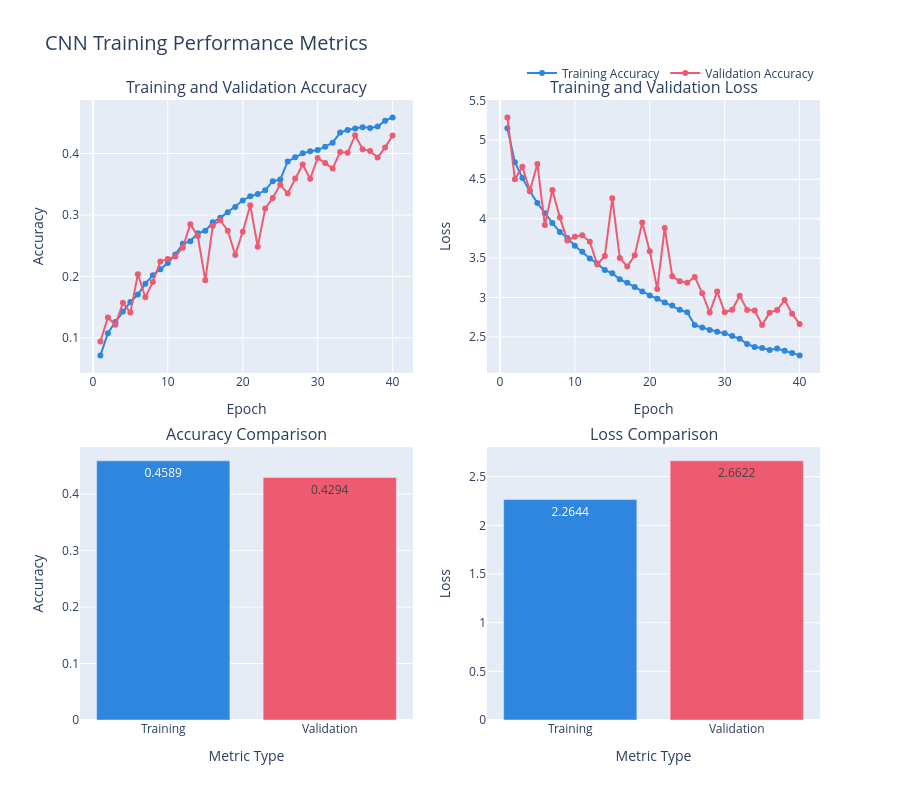
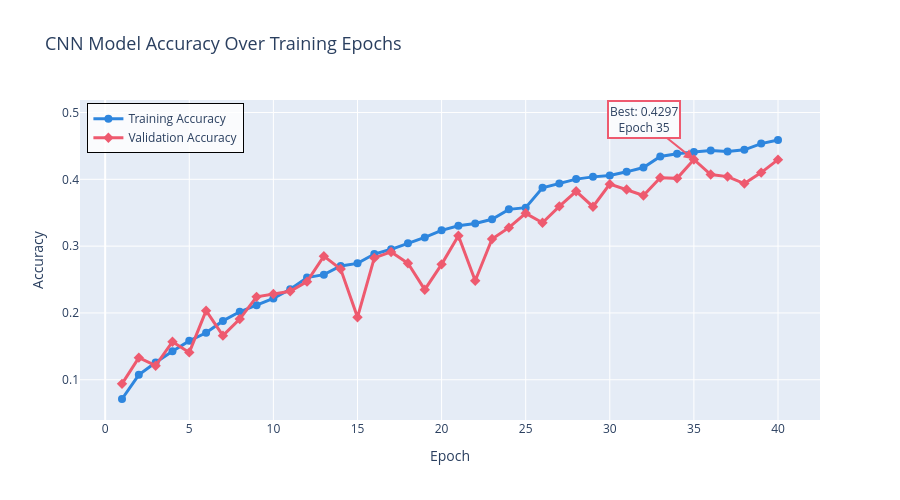

Notebook code cell kept with these figures, in order:
### Markdown cell above
CNN Training Visualisation

### Code cell
# Prepare data
history_df = pd.DataFrame(cnn_history.history)
history_df['epoch'] = range(1, len(history_df) + 1)

# Create subplots: 2 rows, 2 columns
fig = make_subplots(
    rows=2, cols=2,
    subplot_titles=(
        'Training and Validation Accuracy',
        'Training and Validation Loss',
        'Accuracy Comparison',
        'Loss Comparison'
    ),
    specs=[
        [{"secondary_y": False}, {"secondary_y": False}],
        [{"type": "bar"}, {"type": "bar"}]
    ],
    vertical_spacing=0.12,
    horizontal_spacing=0.1
)

# Plot 1: Accuracy over epochs (line chart)
fig.add_trace(
    go.Scatter(
        x=history_df['epoch'],
        y=history_df['accuracy'],
        mode='lines+markers',
        name='Training Accuracy',
        line=dict(color='#2E86DE', width=2),
        marker=dict(size=6)
    ),
    row=1, col=1
)

fig.add_trace(
    go.Scatter(
        x=history_df['epoch'],
        y=history_df['val_accuracy'],
        mode='lines+markers',
        name='Validation Accuracy',
        line=dict(color='#EE5A6F', width=2),
        marker=dict(size=6)
    ),
    row=1, col=1
)

# Plot 2: Loss over epochs (line chart)
fig.add_trace(
    go.Scatter(
        x=history_df['epoch'],
        y=history_df['loss'],
        mode='lines+markers',
        name='Training Loss',
        line=dict(color='#2E86DE', width=2),
        marker=dict(size=6),
        showlegend=False
    ),
    row=1, col=2
)

fig.add_trace(
    go.Scatter(
        x=history_df['epoch'],
        y=history_df['val_loss'],
        mode='lines+markers',
        name='Validation Loss',
        line=dict(color='#EE5A6F', width=2),
        marker=dict(size=6),
        showlegend=False
    ),
    row=1, col=2
)

# Plot 3: Final accuracy comparison (bar chart)
fig.add_trace(
    go.Bar(
        x=['Training', 'Validation'],
        y=[final_train_acc, final_val_acc],
        text=[f'{final_train_acc:.4f}', f'{final_val_acc:.4f}'],
        textposition='auto',
        marker=dict(color=['#2E86DE', '#EE5A6F']),
        showlegend=False
    ),
    row=2, col=1
)

# Plot 4: Final loss comparison (bar chart)
fig.add_trace(
    go.Bar(
        x=['Training', 'Validation'],
        y=[final_train_loss, final_val_loss],
        text=[f'{final_train_loss:.4f}', f'{final_val_loss:.4f}'],
        textposition='auto',
        marker=dict(color=['#2E86DE', '#EE5A6F']),
        showlegend=False
    ),
    row=2, col=2
)

# Update layout
fig.update_xaxes(title_text="Epoch", row=1, col=1)
fig.update_xaxes(title_text="Epoch", row=1, col=2)
fig.update_xaxes(title_text="Metric Type", row=2, col=1)
fig.update_xaxes(title_text="Metric Type", row=2, col=2)

fig.update_yaxes(title_text="Accuracy", row=1, col=1)
fig.update_yaxes(title_text="Loss", row=1, col=2)
fig.update_yaxes(title_text="Accuracy", row=2, col=1)
fig.update_yaxes(title_text="Loss", row=2, col=2)

fig.update_layout(
    height=800,
    title_text="CNN Training Performance Metrics",
    title_font_size=20,
    showlegend=True,
    legend=dict(
        orientation="h",
        yanchor="bottom",
        y=1.02,
        xanchor="right",
        x=1
    ),
    hovermode='x unified'
)

fig.show()

# Create a detailed single-line accuracy plot
fig_acc = go.Figure()

fig_acc.add_trace(
    go.Scatter(
        x=history_df['epoch'],
        y=history_df['accuracy'],
        mode='lines+markers',
        name='Training Accuracy',
        line=dict(color='#2E86DE', width=3),
        marker=dict(size=8, symbol='circle'),
        hovertemplate='<b>Epoch %{x}</b><br>Training Accuracy: %{y:.4f}<extra></extra>'
    )
)

fig_acc.add_trace(
    go.Scatter(
        x=history_df['epoch'],
        y=history_df['val_accuracy'],
        mode='lines+markers',
        name='Validation Accuracy',
        line=dict(color='#EE5A6F', width=3),
        marker=dict(size=8, symbol='diamond'),
        hovertemplate='<b>Epoch %{x}</b><br>Validation Accuracy: %{y:.4f}<extra></extra>'
    )
)

# Add annotations for best performance
best_val_acc_idx = history_df['val_accuracy'].idxmax()
best_val_acc = history_df.loc[best_val_acc_idx, 'val_accuracy']
best_epoch = history_df.loc[best_val_acc_idx, 'epoch']

fig_acc.add_annotation(
    x=best_epoch,
    y=best_val_acc,
    text=f'Best: {best_val_acc:.4f}<br>Epoch {best_epoch}',
    showarrow=True,
    arrowhead=2,
    arrowsize=1,
    arrowwidth=2,
    arrowcolor='#EE5A6F',
    ax=-50,
    ay=-40,
    bgcolor='rgba(255, 255, 255, 0.8)',
    bordercolor='#EE5A6F',
    borderwidth=2
)

fig_acc.update_layout(
    title='CNN Model Accuracy Over Training Epochs',
    title_font_size=18,
    xaxis_title='Epoch',
    yaxis_title='Accuracy',
    height=500,
    hovermode='x unified',
    legend=dict(
        yanchor="top",
        y=0.99,
        xanchor="left",
        x=0.01,
        bgcolor='rgba(255, 255, 255, 0.8)',
        bordercolor='Black',
        borderwidth=1
    )
)

fig_acc.show()

### Figure 1 — Plotly figure (JSON) as saved in the notebook; plotly's stock layout.template omitted (floating-point values rounded to 4 significant figures)
{"data": [{"line": {"color": "#2E86DE", "width": 2}, "marker": {"size": 6}, "mode": "lines+markers", "name": "Training Accuracy", "type": "scatter", "x": [1, 2, 3, 4, 5, 6, 7, 8, 9, 10, 11, 12, 13, 14, 15, 16, 17, 18, 19, 20, 21, 22, 23, 24, 25, 26, 27, 28, 29, 30, 31, 32, 33, 34, 35, 36, 37, 38, 39, 40], "xaxis": "x", "y": [0.07123, 0.1074, 0.1258, 0.1428, 0.1582, 0.1704, 0.1881, 0.2017, 0.2116, 0.2218, 0.2354, 0.2529, 0.2573, 0.2702, 0.2742, 0.2882, 0.2953, 0.3044, 0.313, 0.3236, 0.3305, 0.3339, 0.3401, 0.355, 0.3576, 0.3872, 0.3939, 0.4003, 0.4037, 0.4057, 0.4112, 0.4177, 0.4342, 0.4384, 0.4409, 0.443, 0.4417, 0.4442, 0.4535, 0.4589], "yaxis": "y"}, {"line": {"color": "#EE5A6F", "width": 2}, "marker": {"size": 6}, "mode": "lines+markers", "name": "Validation Accuracy", "type": "scatter", "x": [1, 2, 3, 4, 5, 6, 7, 8, 9, 10, 11, 12, 13, 14, 15, 16, 17, 18, 19, 20, 21, 22, 23, 24, 25, 26, 27, 28, 29, 30, 31, 32, 33, 34, 35, 36, 37, 38, 39, 40], "xaxis": "x", "y": [0.09388, 0.1331, 0.1211, 0.1569, 0.141, 0.2035, 0.1661, 0.1909, 0.2241, 0.2283, 0.2325, 0.2469, 0.285, 0.2657, 0.1935, 0.2824, 0.2913, 0.2743, 0.2348, 0.2728, 0.3156, 0.2482, 0.3107, 0.3277, 0.3491, 0.335, 0.3596, 0.3821, 0.359, 0.3928, 0.3847, 0.3758, 0.4025, 0.4014, 0.4297, 0.4072, 0.404, 0.3936, 0.41, 0.4294], "yaxis": "y"}, {"line": {"color": "#2E86DE", "width": 2}, "marker": {"size": 6}, "mode": "lines+markers", "name": "Training Loss", "showlegend": false, "type": "scatter", "x": [1, 2, 3, 4, 5, 6, 7, 8, 9, 10, 11, 12, 13, 14, 15, 16, 17, 18, 19, 20, 21, 22, 23, 24, 25, 26, 27, 28, 29, 30, 31, 32, 33, 34, 35, 36, 37, 38, 39, 40], "xaxis": "x2", "y": [5.148, 4.717, 4.518, 4.348, 4.199, 4.07, 3.945, 3.832, 3.754, 3.656, 3.579, 3.496, 3.432, 3.348, 3.306, 3.23, 3.186, 3.134, 3.076, 3.026, 2.984, 2.936, 2.898, 2.843, 2.812, 2.649, 2.619, 2.588, 2.564, 2.544, 2.511, 2.476, 2.409, 2.371, 2.357, 2.333, 2.35, 2.322, 2.296, 2.264], "yaxis": "y2"}, {"line": {"color": "#EE5A6F", "width": 2}, "marker": {"size": 6}, "mode": "lines+markers", "name": "Validation Loss", "showlegend": false, "type": "scatter", "x": [1, 2, 3, 4, 5, 6, 7, 8, 9, 10, 11, 12, 13, 14, 15, 16, 17, 18, 19, 20, 21, 22, 23, 24, 25, 26, 27, 28, 29, 30, 31, 32, 33, 34, 35, 36, 37, 38, 39, 40], "xaxis": "x2", "y": [5.286, 4.501, 4.658, 4.355, 4.693, 3.918, 4.363, 4.016, 3.723, 3.77, 3.789, 3.706, 3.418, 3.526, 4.259, 3.502, 3.392, 3.537, 3.952, 3.586, 3.109, 3.882, 3.27, 3.206, 3.186, 3.261, 3.054, 2.808, 3.076, 2.813, 2.843, 3.021, 2.842, 2.835, 2.651, 2.807, 2.839, 2.968, 2.794, 2.662], "yaxis": "y2"}, {"marker": {"color": ["#2E86DE", "#EE5A6F"]}, "showlegend": false, "text": ["0.4589", "0.4294"], "textposition": "auto", "type": "bar", "x": ["Training", "Validation"], "xaxis": "x3", "y": [0.4589, 0.4294], "yaxis": "y3"}, {"marker": {"color": ["#2E86DE", "#EE5A6F"]}, "showlegend": false, "text": ["2.2644", "2.6622"], "textposition": "auto", "type": "bar", "x": ["Training", "Validation"], "xaxis": "x4", "y": [2.264, 2.662], "yaxis": "y4"}], "layout": {"annotations": [{"font": {"size": 16}, "showarrow": false, "text": "Training and Validation Accuracy", "x": 0.225, "xanchor": "center", "xref": "paper", "y": 1, "yanchor": "bottom", "yref": "paper"}, {"font": {"size": 16}, "showarrow": false, "text": "Training and Validation Loss", "x": 0.775, "xanchor": "center", "xref": "paper", "y": 1, "yanchor": "bottom", "yref": "paper"}, {"font": {"size": 16}, "showarrow": false, "text": "Accuracy Comparison", "x": 0.225, "xanchor": "center", "xref": "paper", "y": 0.44, "yanchor": "bottom", "yref": "paper"}, {"font": {"size": 16}, "showarrow": false, "text": "Loss Comparison", "x": 0.775, "xanchor": "center", "xref": "paper", "y": 0.44, "yanchor": "bottom", "yref": "paper"}], "height": 800, "hovermode": "x unified", "legend": {"orientation": "h", "x": 1, "xanchor": "right", "y": 1.02, "yanchor": "bottom"}, "showlegend": true, "title": {"font": {"size": 20}, "text": "CNN Training Performance Metrics"}, "xaxis": {"anchor": "y", "domain": [0, 0.45], "title": {"text": "Epoch"}}, "xaxis2": {"anchor": "y2", "domain": [0.55, 1], "title": {"text": "Epoch"}}, "xaxis3": {"anchor": "y3", "domain": [0, 0.45], "title": {"text": "Metric Type"}}, "xaxis4": {"anchor": "y4", "domain": [0.55, 1], "title": {"text": "Metric Type"}}, "yaxis": {"anchor": "x", "domain": [0.56, 1], "title": {"text": "Accuracy"}}, "yaxis2": {"anchor": "x2", "domain": [0.56, 1], "title": {"text": "Loss"}}, "yaxis3": {"anchor": "x3", "domain": [0, 0.44], "title": {"text": "Accuracy"}}, "yaxis4": {"anchor": "x4", "domain": [0, 0.44], "title": {"text": "Loss"}}}}

### Figure 2 — Plotly figure (JSON) as saved in the notebook; plotly's stock layout.template omitted (floating-point values rounded to 4 significant figures)
{"data": [{"hovertemplate": "<b>Epoch %{x}</b><br>Training Accuracy: %{y:.4f}<extra></extra>", "line": {"color": "#2E86DE", "width": 3}, "marker": {"size": 8, "symbol": "circle"}, "mode": "lines+markers", "name": "Training Accuracy", "type": "scatter", "x": [1, 2, 3, 4, 5, 6, 7, 8, 9, 10, 11, 12, 13, 14, 15, 16, 17, 18, 19, 20, 21, 22, 23, 24, 25, 26, 27, 28, 29, 30, 31, 32, 33, 34, 35, 36, 37, 38, 39, 40], "y": [0.07123, 0.1074, 0.1258, 0.1428, 0.1582, 0.1704, 0.1881, 0.2017, 0.2116, 0.2218, 0.2354, 0.2529, 0.2573, 0.2702, 0.2742, 0.2882, 0.2953, 0.3044, 0.313, 0.3236, 0.3305, 0.3339, 0.3401, 0.355, 0.3576, 0.3872, 0.3939, 0.4003, 0.4037, 0.4057, 0.4112, 0.4177, 0.4342, 0.4384, 0.4409, 0.443, 0.4417, 0.4442, 0.4535, 0.4589]}, {"hovertemplate": "<b>Epoch %{x}</b><br>Validation Accuracy: %{y:.4f}<extra></extra>", "line": {"color": "#EE5A6F", "width": 3}, "marker": {"size": 8, "symbol": "diamond"}, "mode": "lines+markers", "name": "Validation Accuracy", "type": "scatter", "x": [1, 2, 3, 4, 5, 6, 7, 8, 9, 10, 11, 12, 13, 14, 15, 16, 17, 18, 19, 20, 21, 22, 23, 24, 25, 26, 27, 28, 29, 30, 31, 32, 33, 34, 35, 36, 37, 38, 39, 40], "y": [0.09388, 0.1331, 0.1211, 0.1569, 0.141, 0.2035, 0.1661, 0.1909, 0.2241, 0.2283, 0.2325, 0.2469, 0.285, 0.2657, 0.1935, 0.2824, 0.2913, 0.2743, 0.2348, 0.2728, 0.3156, 0.2482, 0.3107, 0.3277, 0.3491, 0.335, 0.3596, 0.3821, 0.359, 0.3928, 0.3847, 0.3758, 0.4025, 0.4014, 0.4297, 0.4072, 0.404, 0.3936, 0.41, 0.4294]}], "layout": {"annotations": [{"arrowcolor": "#EE5A6F", "arrowhead": 2, "arrowsize": 1, "arrowwidth": 2, "ax": -50, "ay": -40, "bgcolor": "rgba(255, 255, 255, 0.8)", "bordercolor": "#EE5A6F", "borderwidth": 2, "showarrow": true, "text": "Best: 0.4297<br>Epoch 35", "x": 35, "y": 0.4297}], "height": 500, "hovermode": "x unified", "legend": {"bgcolor": "rgba(255, 255, 255, 0.8)", "bordercolor": "Black", "borderwidth": 1, "x": 0.01, "xanchor": "left", "y": 0.99, "yanchor": "top"}, "title": {"font": {"size": 18}, "text": "CNN Model Accuracy Over Training Epochs"}, "xaxis": {"title": {"text": "Epoch"}}, "yaxis": {"title": {"text": "Accuracy"}}}}
